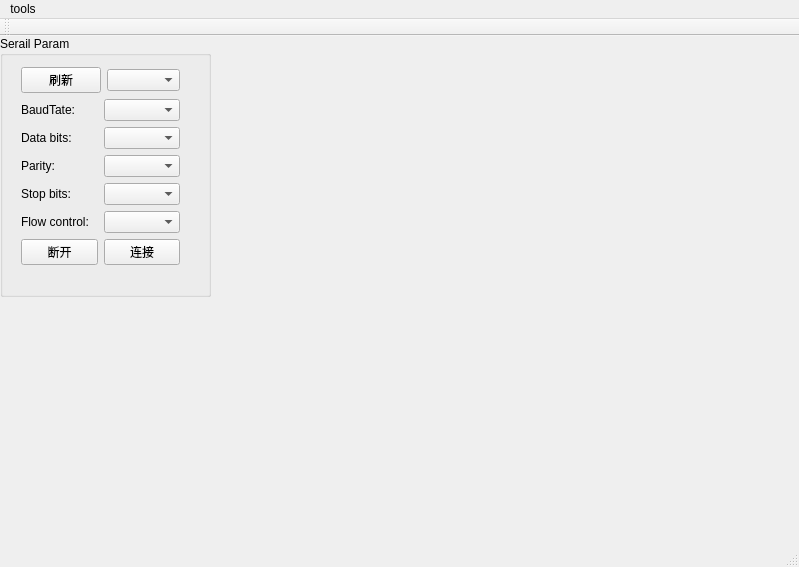
<?xml version="1.0" encoding="UTF-8"?>
<ui version="4.0">
 <class>ProtocolAnalyze</class>
 <widget class="QMainWindow" name="ProtocolAnalyze">
  <property name="geometry">
   <rect>
    <x>0</x>
    <y>0</y>
    <width>799</width>
    <height>567</height>
   </rect>
  </property>
  <property name="windowTitle">
   <string>ProtocolAnalyze</string>
  </property>
  <widget class="QWidget" name="centralWidget">
   <widget class="QGroupBox" name="groupBox">
    <property name="geometry">
     <rect>
      <x>0</x>
      <y>0</y>
      <width>211</width>
      <height>261</height>
     </rect>
    </property>
    <property name="title">
     <string>Serail Param</string>
    </property>
    <widget class="QWidget" name="verticalLayoutWidget">
     <property name="geometry">
      <rect>
       <x>10</x>
       <y>20</y>
       <width>181</width>
       <height>221</height>
      </rect>
     </property>
     <layout class="QVBoxLayout" name="verticalLayout">
      <item>
       <layout class="QHBoxLayout" name="horizontalLayout_7">
        <item>
         <widget class="QPushButton" name="pB_refreshPortInfo">
          <property name="text">
           <string>刷新</string>
          </property>
         </widget>
        </item>
        <item>
         <widget class="QComboBox" name="serialPortInfoListBox"/>
        </item>
       </layout>
      </item>
      <item>
       <layout class="QVBoxLayout" name="verticalLayout_2">
        <item>
         <layout class="QHBoxLayout" name="horizontalLayout_3">
          <item>
           <widget class="QLabel" name="label_3">
            <property name="text">
             <string>BaudTate:</string>
            </property>
           </widget>
          </item>
          <item>
           <widget class="QComboBox" name="baudRateBox"/>
          </item>
         </layout>
        </item>
        <item>
         <layout class="QHBoxLayout" name="horizontalLayout_5">
          <item>
           <widget class="QLabel" name="label_2">
            <property name="text">
             <string>Data bits:</string>
            </property>
           </widget>
          </item>
          <item>
           <widget class="QComboBox" name="dataBitsBox">
            <property name="currentText">
             <string/>
            </property>
           </widget>
          </item>
         </layout>
        </item>
        <item>
         <layout class="QHBoxLayout" name="horizontalLayout_4">
          <item>
           <widget class="QLabel" name="label_4">
            <property name="text">
             <string>Parity:</string>
            </property>
           </widget>
          </item>
          <item>
           <widget class="QComboBox" name="parityBox"/>
          </item>
         </layout>
        </item>
        <item>
         <layout class="QHBoxLayout" name="horizontalLayout_2">
          <item>
           <widget class="QLabel" name="label_5">
            <property name="text">
             <string>Stop bits:</string>
            </property>
           </widget>
          </item>
          <item>
           <widget class="QComboBox" name="stopBitsBox"/>
          </item>
         </layout>
        </item>
        <item>
         <layout class="QHBoxLayout" name="horizontalLayout">
          <item>
           <widget class="QLabel" name="label_6">
            <property name="text">
             <string>Flow control:</string>
            </property>
           </widget>
          </item>
          <item>
           <widget class="QComboBox" name="flowControlBox"/>
          </item>
         </layout>
        </item>
        <item>
         <layout class="QHBoxLayout" name="horizontalLayout_6">
          <item>
           <widget class="QPushButton" name="actionDisconnect">
            <property name="text">
             <string>断开</string>
            </property>
           </widget>
          </item>
          <item>
           <widget class="QPushButton" name="actionConnect">
            <property name="text">
             <string>连接</string>
            </property>
           </widget>
          </item>
         </layout>
        </item>
       </layout>
      </item>
     </layout>
    </widget>
   </widget>
   <widget class="QWidget" name="verticalLayoutWidget_2">
    <property name="geometry">
     <rect>
      <x>220</x>
      <y>10</y>
      <width>571</width>
      <height>351</height>
     </rect>
    </property>
    <layout class="QVBoxLayout" name="vtL_portOutPutInfo"/>
   </widget>
  </widget>
  <widget class="QMenuBar" name="menuBar">
   <property name="geometry">
    <rect>
     <x>0</x>
     <y>0</y>
     <width>799</width>
     <height>23</height>
    </rect>
   </property>
   <widget class="QMenu" name="menuTools">
    <property name="title">
     <string>tools</string>
    </property>
    <addaction name="actionProtocol_generator"/>
   </widget>
   <addaction name="menuTools"/>
  </widget>
  <widget class="QToolBar" name="mainToolBar">
   <attribute name="toolBarArea">
    <enum>TopToolBarArea</enum>
   </attribute>
   <attribute name="toolBarBreak">
    <bool>false</bool>
   </attribute>
  </widget>
  <widget class="QStatusBar" name="statusBar"/>
  <action name="actionProtocol_generator">
   <property name="text">
    <string>protocol generator</string>
   </property>
  </action>
 </widget>
 <layoutdefault spacing="6" margin="11"/>
 <resources/>
 <connections/>
</ui>
